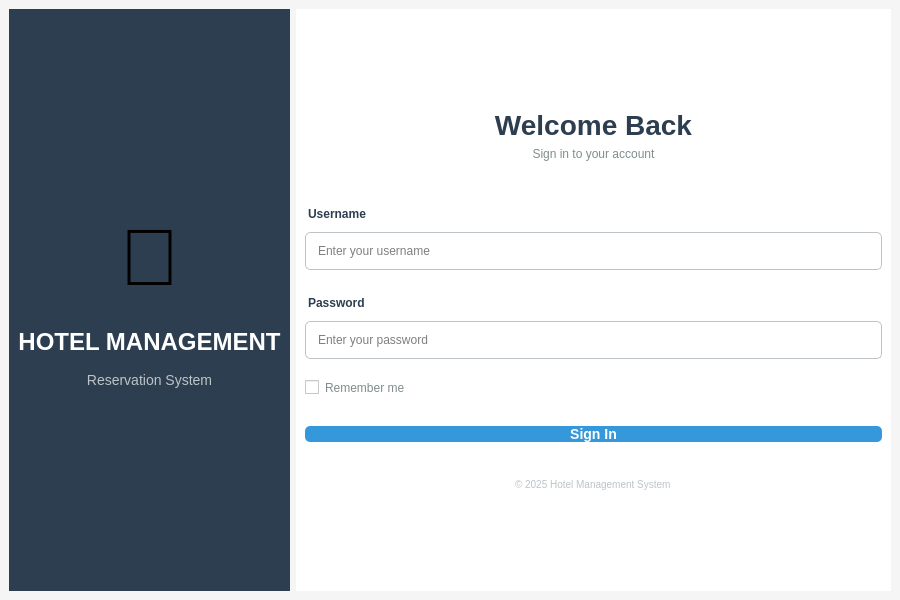
<?xml version="1.0" encoding="UTF-8"?>
<ui version="4.0">
 <class>LoginWindow</class>
 <widget class="QMainWindow" name="LoginWindow">
  <property name="geometry">
   <rect>
    <x>0</x>
    <y>0</y>
    <width>900</width>
    <height>600</height>
   </rect>
  </property>
  <property name="windowTitle">
   <string>Hotel Management System - Login</string>
  </property>
  <property name="styleSheet">
   <string>QMainWindow { background-color: #f5f5f5; }</string>
  </property>
  <widget class="QWidget" name="centralwidget">
   <layout class="QHBoxLayout" name="horizontalLayout">
    <item>
     <widget class="QWidget" name="leftPanel" native="true">
      <property name="styleSheet">
       <string>QWidget { background-color: #2c3e50; }</string>
      </property>
      <layout class="QVBoxLayout" name="verticalLayout_left">
       <item>
        <spacer name="verticalSpacer_top">
         <property name="orientation">
          <enum>Qt::Vertical</enum>
         </property>
         <property name="sizeHint" stdset="0">
          <size>
           <width>20</width>
           <height>80</height>
          </size>
         </property>
        </spacer>
       </item>
       <item>
        <widget class="QLabel" name="logoLabel">
         <property name="styleSheet">
          <string>QLabel { font-size: 80px; }</string>
         </property>
         <property name="text">
          <string>🏨</string>
         </property>
         <property name="alignment">
          <set>Qt::AlignCenter</set>
         </property>
        </widget>
       </item>
       <item>
        <widget class="QLabel" name="titleLabel">
         <property name="styleSheet">
          <string>QLabel { color: #ffffff; font-size: 24px; font-weight: bold; margin-top: 20px; }</string>
         </property>
         <property name="text">
          <string>HOTEL MANAGEMENT</string>
         </property>
         <property name="alignment">
          <set>Qt::AlignCenter</set>
         </property>
        </widget>
       </item>
       <item>
        <widget class="QLabel" name="subtitleLabel">
         <property name="styleSheet">
          <string>QLabel { color: #bdc3c7; font-size: 14px; margin-top: 10px; }</string>
         </property>
         <property name="text">
          <string>Reservation System</string>
         </property>
         <property name="alignment">
          <set>Qt::AlignCenter</set>
         </property>
        </widget>
       </item>
       <item>
        <spacer name="verticalSpacer_bottom">
         <property name="orientation">
          <enum>Qt::Vertical</enum>
         </property>
         <property name="sizeHint" stdset="0">
          <size>
           <width>20</width>
           <height>100</height>
          </size>
         </property>
        </spacer>
       </item>
      </layout>
     </widget>
    </item>
    <item>
     <widget class="QWidget" name="rightPanel" native="true">
      <property name="styleSheet">
       <string>QWidget { background-color: #ffffff; }</string>
      </property>
      <layout class="QVBoxLayout" name="verticalLayout_right">
       <item>
        <spacer name="verticalSpacer_1">
         <property name="orientation">
          <enum>Qt::Vertical</enum>
         </property>
         <property name="sizeHint" stdset="0">
          <size>
           <width>20</width>
           <height>50</height>
          </size>
         </property>
        </spacer>
       </item>
       <item>
        <widget class="QLabel" name="welcomeLabel">
         <property name="styleSheet">
          <string>QLabel { color: #2c3e50; font-size: 28px; font-weight: bold; }</string>
         </property>
         <property name="text">
          <string>Welcome Back</string>
         </property>
         <property name="alignment">
          <set>Qt::AlignCenter</set>
         </property>
        </widget>
       </item>
       <item>
        <widget class="QLabel" name="descLabel">
         <property name="styleSheet">
          <string>QLabel { color: #7f8c8d; font-size: 12px; margin-bottom: 40px; }</string>
         </property>
         <property name="text">
          <string>Sign in to your account</string>
         </property>
         <property name="alignment">
          <set>Qt::AlignCenter</set>
         </property>
        </widget>
       </item>
       <item>
        <layout class="QVBoxLayout" name="formLayout">
         <item>
          <widget class="QLabel" name="usernameLabel">
           <property name="styleSheet">
            <string>QLabel { color: #2c3e50; font-weight: bold; margin-bottom: 5px; }</string>
           </property>
           <property name="text">
            <string>Username</string>
           </property>
          </widget>
         </item>
         <item>
          <widget class="QLineEdit" name="usernameInput">
           <property name="styleSheet">
            <string>QLineEdit { border: 1px solid #bdc3c7; border-radius: 5px; padding: 10px; font-size: 12px; } QLineEdit:focus { border: 2px solid #3498db; }</string>
           </property>
           <property name="placeholderText">
            <string>Enter your username</string>
           </property>
          </widget>
         </item>
         <item>
          <widget class="QLabel" name="passwordLabel">
           <property name="styleSheet">
            <string>QLabel { color: #2c3e50; font-weight: bold; margin-top: 20px; margin-bottom: 5px; }</string>
           </property>
           <property name="text">
            <string>Password</string>
           </property>
          </widget>
         </item>
         <item>
          <widget class="QLineEdit" name="passwordInput">
           <property name="styleSheet">
            <string>QLineEdit { border: 1px solid #bdc3c7; border-radius: 5px; padding: 10px; font-size: 12px; } QLineEdit:focus { border: 2px solid #3498db; }</string>
           </property>
           <property name="echoMode">
            <enum>QLineEdit::Password</enum>
           </property>
           <property name="placeholderText">
            <string>Enter your password</string>
           </property>
          </widget>
         </item>
         <item>
          <widget class="QCheckBox" name="rememberCheckBox">
           <property name="styleSheet">
            <string>QCheckBox { color: #7f8c8d; margin-top: 15px; }</string>
           </property>
           <property name="text">
            <string>Remember me</string>
           </property>
          </widget>
         </item>
         <item>
          <widget class="QPushButton" name="loginButton">
           <property name="styleSheet">
            <string>QPushButton { background-color: #3498db; color: white; border: none; border-radius: 5px; font-weight: bold; font-size: 14px; margin-top: 25px; } QPushButton:hover { background-color: #2980b9; } QPushButton:pressed { background-color: #1f618d; }</string>
           </property>
           <property name="text">
            <string>Sign In</string>
           </property>
          </widget>
         </item>
         <item>
          <layout class="QHBoxLayout" name="socialLayout">
           <item>
            <spacer name="horizontalSpacer_1">
             <property name="orientation">
              <enum>Qt::Horizontal</enum>
             </property>
             <property name="sizeHint" stdset="0">
              <size>
               <width>40</width>
               <height>20</height>
              </size>
             </property>
            </spacer>
           </item>
           <item>
            <widget class="QLabel" name="footerLabel">
             <property name="styleSheet">
              <string>QLabel { color: #bdc3c7; font-size: 10px; margin-top: 30px; }</string>
             </property>
             <property name="text">
              <string>© 2025 Hotel Management System</string>
             </property>
            </widget>
           </item>
           <item>
            <spacer name="horizontalSpacer_2">
             <property name="orientation">
              <enum>Qt::Horizontal</enum>
             </property>
             <property name="sizeHint" stdset="0">
              <size>
               <width>40</width>
               <height>20</height>
              </size>
             </property>
            </spacer>
           </item>
          </layout>
         </item>
        </layout>
       </item>
       <item>
        <spacer name="verticalSpacer_2">
         <property name="orientation">
          <enum>Qt::Vertical</enum>
         </property>
         <property name="sizeHint" stdset="0">
          <size>
           <width>20</width>
           <height>40</height>
          </size>
         </property>
        </spacer>
       </item>
      </layout>
     </widget>
    </item>
   </layout>
  </widget>
 </widget>
 <resources/>
 <connections/>
</ui>
